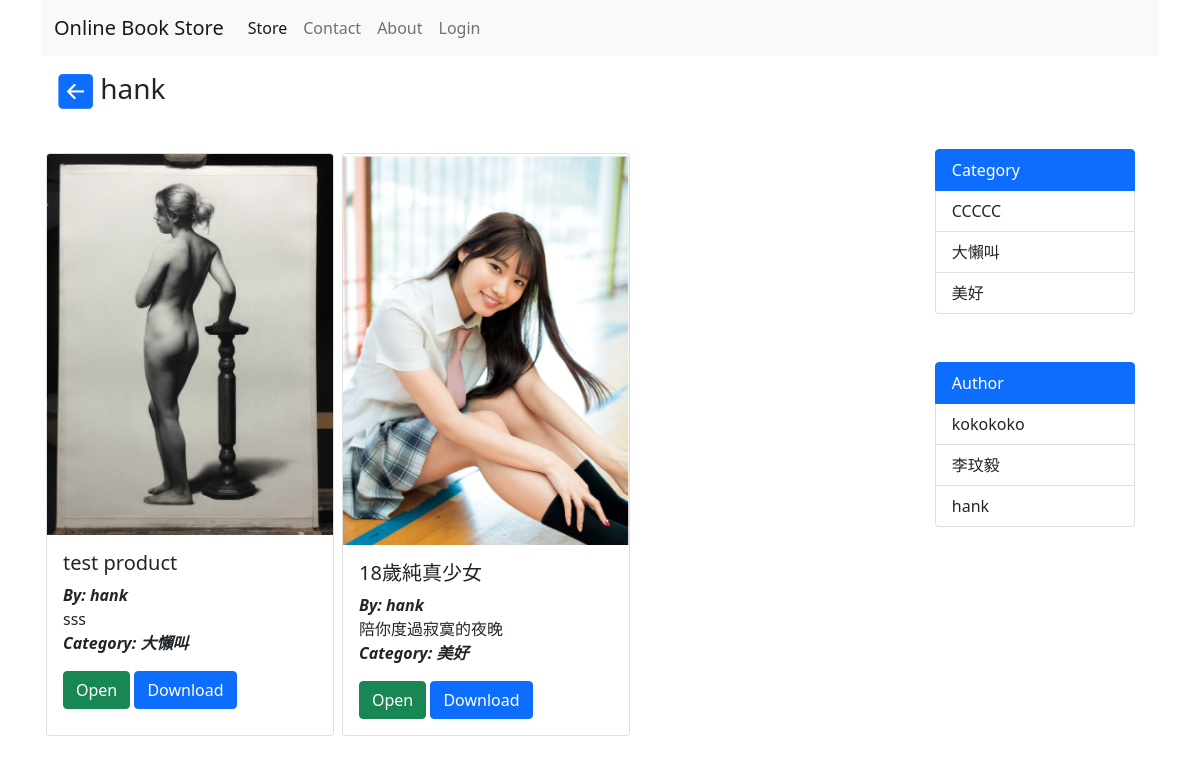
Page /author.php?id=3 on the earlier database version.
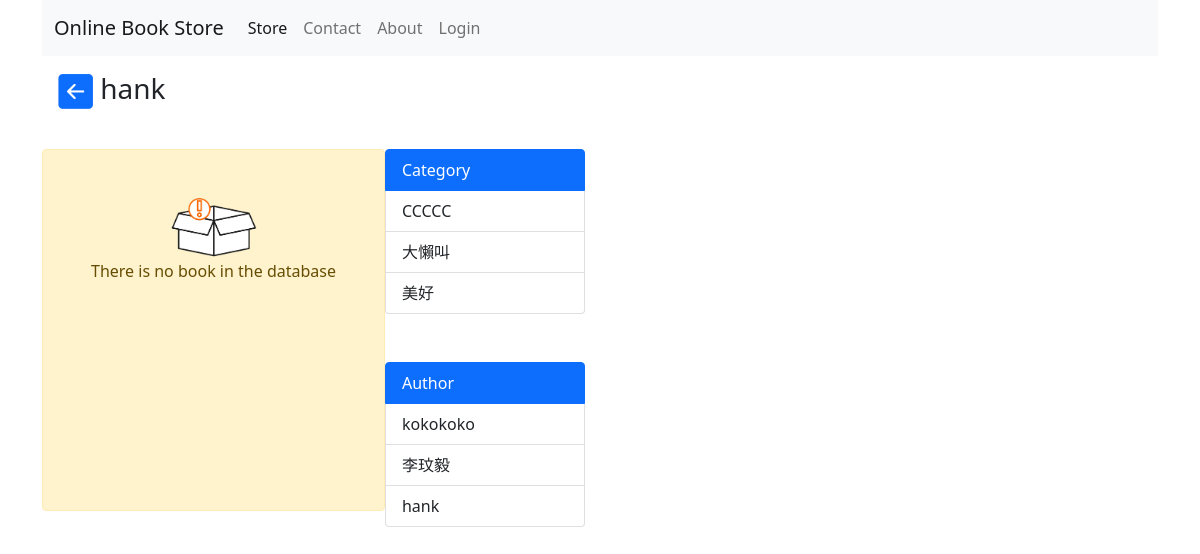
Same page on the later database version.
### tables this page shows
CREATE TABLE `authors` (
  `id` int(11) NOT NULL,
  `name` varchar(255) NOT NULL COMMENT '角色'
);

CREATE TABLE `books` (
  `id` int(11) NOT NULL,
  `title` varchar(255) NOT NULL COMMENT '商品名字',
  `author_id` int(11) NOT NULL COMMENT '角色id',
  `description` text NOT NULL COMMENT '詳細',
  `category_id` int(11) NOT NULL COMMENT '作品id',
  `cover` varchar(255) NOT NULL COMMENT 'photo1',
  `file` varchar(255) NOT NULL COMMENT 'photo2',
  `price` int(10) UNSIGNED NOT NULL,
  `size` char(1) NOT NULL,
  `廠牌` varchar(20) DEFAULT NULL,
  `賣家id` int(11) DEFAULT NULL
);

CREATE TABLE `categories` (
  `id` int(11) NOT NULL,
  `name` varchar(255) NOT NULL COMMENT '作品'
);

### php/func-author.php (called while the page is built)
<?php
function get_all_author($con){
   $sql  = "SELECT * FROM authors";
   $stmt = $con->prepare($sql);
   $stmt->execute();
   if ($stmt->rowCount() > 0) {
   	  $authors = $stmt->fetchAll();
   }else {
      $authors = 0;
   }
   return $authors;
}
function get_author($con, $id){
   $sql  = "SELECT * FROM authors WHERE id=?";
   $stmt = $con->prepare($sql);
   $stmt->execute([$id]);
   if ($stmt->rowCount() > 0) {
   	  $author = $stmt->fetch();
   }else {
      $author = 0;
   }
   return $author;
}

### php/func-book.php (called while the page is built, shortened)
<?php
function get_books_by_author($con, $id){
   $sql  = "SELECT * FROM books WHERE author_id=?";
   $stmt = $con->prepare($sql);
   $stmt->execute([$id]);
   if ($stmt->rowCount() > 0) {
        $books = $stmt->fetchAll();
   }else {
      $books = 0;
   }
   return $books;
}

### php/func-category.php (called while the page is built, shortened)
<?php
function get_all_categories($con){
   $sql  = "SELECT * FROM categories";
   $stmt = $con->prepare($sql);
   $stmt->execute();
   if ($stmt->rowCount() > 0) {
   	  $categories = $stmt->fetchAll();
   }else {
      $categories = 0;
   }
   return $categories;
}

### author.php (the view, shortened to what this page needs)
<?php
$id = $_GET['id'];
include "db_conn.php";
include "php/func-book.php";
$books = get_books_by_author($conn, $id);
include "php/func-author.php";
$authors = get_all_author($conn);
$current_author = get_author($conn, $id);
include "php/func-category.php";
$categories = get_all_categories($conn);
 ?>
<!DOCTYPE html>
<html lang="en">
<head>
	<link href="https://cdn.jsdelivr.net/npm/bootstrap@5.1.1/dist/css/bootstrap.min.css" rel="stylesheet">
    <link rel="stylesheet" href="css/style.css">
</head>
<body>
	<div class="container">
		<nav class="navbar navbar-expand-lg navbar-light bg-light">
		  <div class="container-fluid">
		    <a class="navbar-brand" href="index.php">Online Book Store</a>
		    <div class="collapse navbar-collapse"
		         id="navbarSupportedContent">
		      <ul class="navbar-nav me-auto mb-2 mb-lg-0">
		        <li class="nav-item">
		          <a class="nav-link active"
		             aria-current="page"
		             href="index.php">Store</a>
		        </li>
		        <li class="nav-item">
		          <a class="nav-link"
		             href="#">Contact</a>
		        </li>
		        <li class="nav-item">
		          <a class="nav-link"
		             href="#">About</a>
		        </li>
		        <li class="nav-item">
		          <?php if (isset($_SESSION['user_id'])) {?>
		          	<a class="nav-link"
		             href="admin.php">Admin</a>
		          <?php }else{ ?>
		          <a class="nav-link"
		             href="login.php">Login</a>
		          <?php } ?>
		        </li>
		      </ul>
		    </div>
		  </div>
		</nav>
		<h1 class="display-4 p-3 fs-3">
			<a href="index.php"
			   class="nd">
				<img src="img/back-arrow.PNG"
				     width="35">
			</a>
		   <?=$current_author['name']?>
		</h1>
		<div class="d-flex pt-3">
			<?php if ($books == 0){ ?>
				<div class="alert alert-warning
        	            text-center p-5"
        	     role="alert">
        	     <img src="img/empty.png"
        	          width="100">
        	     <br>
			    There is no book in the database
		       </div>
			<?php }else{ ?>
			<div class="pdf-list d-flex flex-wrap">
				<?php foreach ($books as $book) { ?>
				<div class="card m-1">
					<img src="uploads/cover/<?=$book['cover']?>"
					     class="card-img-top">
					<div class="card-body">
						<h5 class="card-title">
							<?=$book['title']?>
						</h5>
						<p class="card-text">
							<i><b>By:
								<?php foreach($authors as $author){
									if ($author['id'] == $book['author_id']) {
										echo $author['name'];
										break;
									}
								?>
								<?php } ?>
							<br></b></i>
							<?=$book['description']?>
							<br><i><b>Category:
								<?php foreach($categories as $category){
									if ($category['id'] == $book['category_id']) {
										echo $category['name'];
										break;
									}
								?>
								<?php } ?>
							<br></b></i>
						</p>
                       <a href="uploads/files/<?=$book['file']?>"
                          class="btn btn-success">Open</a>
                        <a href="uploads/files/<?=$book['file']?>"
                          class="btn btn-primary"
                          download="<?=$book['title']?>">Download</a>
					</div>
				</div>
				<?php } ?>
			</div>
		<?php } ?>
		<div class="category">
			<div class="list-group">
				<?php if ($categories == 0){
				}else{ ?>
				<a href="#"
				   class="list-group-item list-group-item-action active">Category</a>
				   <?php foreach ($categories as $category ) {?>
				   <a href="category.php?id=<?=$category['id']?>"
				      class="list-group-item list-group-item-action">
				      <?=$category['name']?></a>
				<?php } } ?>
			</div>
			<div class="list-group mt-5">
				<?php if ($authors == 0){
				}else{ ?>
				<a href="#"
				   class="list-group-item list-group-item-action active">Author</a>
				   <?php foreach ($authors as $author ) {?>
				   <a href="author.php?id=<?=$author['id']?>"
				      class="list-group-item list-group-item-action">
				      <?=$author['name']?></a>
				<?php } } ?>
			</div>
		</div>
		</div>
	</div>
</body>
</html>

### css/style.css (style rules this page uses)
.category .list-group { width: 200px; }
.nd { text-decoration: none; }
.pdf-list { width: 80%; }
.card { width: 18rem; }

Differences in the rows shown:
removed books: cover (picture), title "test product", description "sss", authors (name "hank"), categories (name "大懶叫")
removed books: cover (picture), title "18歲純真少女", description "陪你度過寂寞的夜晚", authors (name "hank"), categories (name "美好")
Other differences:
text now shown: "There is no book in the database"
